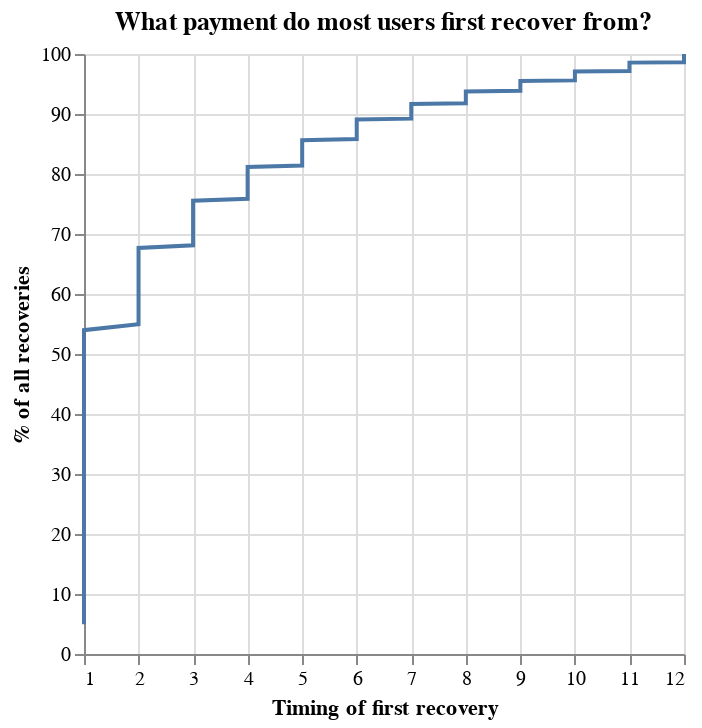

Notebook code for this chart:
### Code cell
df = pd.read_csv("sample.csv")

# drop UK
df["market"] = df["market"].str.strip()
df = df.loc[df["market"] != "GBR", :]
df["country"] = df["market"]
df.loc[
    df["country"].isin(["DEU", "FRA", "ESP", "ITA", "AUT"]) == False, "country"
] = "Other"

df["first_r"] = np.nan
df.loc[df["arrears_status"] == "recovered", "first_r"] = df["payment_no"]
df["first_r"] = df.groupby(["user_id"])["first_r"].transform("min")

# ever recover.
df["ever_recover"] = 0
df.loc[df["first_r"].isnull() == False, "ever_recover"] = 1
df = df.loc[df["ever_recover"] == 1, :]

df = df.groupby(["first_r", "status"])["user_id"].agg("nunique").reset_index()
df["perc"] = 100 * df["user_id"] / sum(df["user_id"])
df["cum"] = df["perc"].cumsum()

alt.Chart(df).mark_line().encode(
    x=alt.X("first_r:Q", axis=alt.Axis(title="Timing of first recovery")),
    y=alt.Y("cum:Q", axis=alt.Axis(title="% of all recoveries")),
).properties(title="What payment do most users first recover from?", width=300)

### Figure 1 — Vega-Lite specification as saved in the notebook (floating-point values rounded to 4 significant figures)
{"config": {"view": {"continuousWidth": 400, "continuousHeight": 300}}, "data": {"name": "data-aff2c38d46a473b17513d4e7375d2aa2"}, "mark": "line", "encoding": {"x": {"type": "quantitative", "axis": {"title": "Timing of first recovery"}, "field": "first_r"}, "y": {"type": "quantitative", "axis": {"title": "% of all recoveries"}, "field": "cum"}}, "title": "What payment do most users first recover from?", "width": 300, "$schema": "https://vega.github.io/schema/vega-lite/v4.8.1.json", "datasets": {"data-aff2c38d46a473b17513d4e7375d2aa2": [{"first_r": 1.0, "status": "CLOSED", "user_id": 1261, "perc": 4.977, "cum": 4.977}, {"first_r": 1.0, "status": "DOWNGRADED", "user_id": 5401, "perc": 21.32, "cum": 26.3}, {"first_r": 1.0, "status": "RENEWED", "user_id": 6388, "perc": 25.21, "cum": 51.51}, {"first_r": 1.0, "status": "UPGRADED", "user_id": 625, "perc": 2.467, "cum": 53.98}, {"first_r": 2.0, "status": "CLOSED", "user_id": 250, "perc": 0.9868, "cum": 54.96}, {"first_r": 2.0, "status": "DOWNGRADED", "user_id": 1147, "perc": 4.527, "cum": 59.49}, {"first_r": 2.0, "status": "RENEWED", "user_id": 1938, "perc": 7.649, "cum": 67.14}, {"first_r": 2.0, "status": "UPGRADED", "user_id": 136, "perc": 0.5368, "cum": 67.68}, {"first_r": 3.0, "status": "CLOSED", "user_id": 112, "perc": 0.4421, "cum": 68.12}, {"first_r": 3.0, "status": "DOWNGRADED", "user_id": 630, "perc": 2.487, "cum": 70.61}, {"first_r": 3.0, "status": "RENEWED", "user_id": 1184, "perc": 4.673, "cum": 75.28}, {"first_r": 3.0, "status": "UPGRADED", "user_id": 68, "perc": 0.2684, "cum": 75.55}, {"first_r": 4.0, "status": "CLOSED", "user_id": 80, "perc": 0.3158, "cum": 75.86}, {"first_r": 4.0, "status": "DOWNGRADED", "user_id": 404, "perc": 1.595, "cum": 77.46}, {"first_r": 4.0, "status": "RENEWED", "user_id": 903, "perc": 3.564, "cum": 81.02}, {"first_r": 4.0, "status": "UPGRADED", "user_id": 37, "perc": 0.146, "cum": 81.17}, {"first_r": 5.0, "status": "CLOSED", "user_id": 62, "perc": 0.2447, "cum": 81.41}, {"first_r": 5.0, "status": "DOWNGRADED", "user_id": 258, "perc": 1.018, "cum": 82.43}, {"first_r": 5.0, "status": "RENEWED", "user_id": 761, "perc": 3.004, "cum": 85.44}, {"first_r": 5.0, "status": "UPGRADED", "user_id": 45, "perc": 0.1776, "cum": 85.61}, {"first_r": 6.0, "status": "CLOSED", "user_id": 52, "perc": 0.2052, "cum": 85.82}, {"first_r": 6.0, "status": "DOWNGRADED", "user_id": 230, "perc": 0.9078, "cum": 86.73}, {"first_r": 6.0, "status": "RENEWED", "user_id": 572, "perc": 2.258, "cum": 88.98}, {"first_r": 6.0, "status": "UPGRADED", "user_id": 30, "perc": 0.1184, "cum": 89.1}, {"first_r": 7.0, "status": "CLOSED", "user_id": 32, "perc": 0.1263, "cum": 89.23}, {"first_r": 7.0, "status": "DOWNGRADED", "user_id": 151, "perc": 0.596, "cum": 89.82}, {"first_r": 7.0, "status": "RENEWED", "user_id": 445, "perc": 1.756, "cum": 91.58}, {"first_r": 7.0, "status": "UPGRADED", "user_id": 21, "perc": 0.08289, "cum": 91.66}, {"first_r": 8.0, "status": "CLOSED", "user_id": 31, "perc": 0.1224, "cum": 91.79}, {"first_r": 8.0, "status": "DOWNGRADED", "user_id": 100, "perc": 0.3947, "cum": 92.18}, {"first_r": 8.0, "status": "RENEWED", "user_id": 387, "perc": 1.528, "cum": 93.71}, {"first_r": 8.0, "status": "UPGRADED", "user_id": 11, "perc": 0.04342, "cum": 93.75}, {"first_r": 9.0, "status": "CLOSED", "user_id": 27, "perc": 0.1066, "cum": 93.86}, {"first_r": 9.0, "status": "DOWNGRADED", "user_id": 93, "perc": 0.3671, "cum": 94.23}, {"first_r": 9.0, "status": "RENEWED", "user_id": 316, "perc": 1.247, "cum": 95.47}, {"first_r": 9.0, "status": "UPGRADED", "user_id": 10, "perc": 0.03947, "cum": 95.51}, {"first_r": 10.0, "status": "CLOSED", "user_id": 23, "perc": 0.09078, "cum": 95.6}, {"first_r": 10.0, "status": "DOWNGRADED", "user_id": 69, "perc": 0.2724, "cum": 95.88}, {"first_r": 10.0, "status": "RENEWED", "user_id": 293, "perc": 1.157, "cum": 97.03}, {"first_r": 10.0, "status": "UPGRADED", "user_id": 10, "perc": 0.03947, "cum": 97.07}, {"first_r": 11.0, "status": "CLOSED", "user_id": 27, "perc": 0.1066, "cum": 97.18}, {"first_r": 11.0, "status": "DOWNGRADED", "user_id": 71, "perc": 0.2802, "cum": 97.46}, {"first_r": 11.0, "status": "RENEWED", "user_id": 276, "perc": 1.089, "cum": 98.55}, {"first_r": 11.0, "status": "UPGRADED", "user_id": 4, "perc": 0.01579, "cum": 98.56}, {"first_r": 12.0, "status": "CLOSED", "user_id": 18, "perc": 0.07105, "cum": 98.63}, {"first_r": 12.0, "status": "DOWNGRADED", "user_id": 64, "perc": 0.2526, "cum": 98.89}, {"first_r": 12.0, "status": "RENEWED", "user_id": 279, "perc": 1.101, "cum": 99.99}, {"first_r": 12.0, "status": "UPGRADED", "user_id": 3, "perc": 0.01184, "cum": 100.0}]}}
